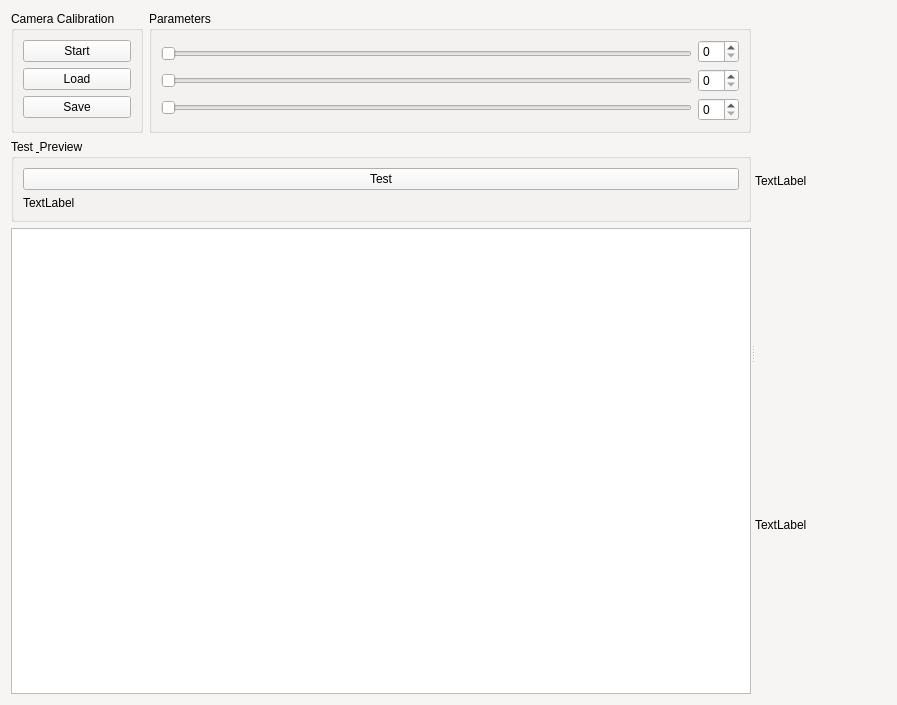
<?xml version="1.0" encoding="UTF-8"?>
<ui version="4.0">
 <class>CalibrationTab</class>
 <widget class="QWidget" name="CalibrationTab">
  <property name="geometry">
   <rect>
    <x>0</x>
    <y>0</y>
    <width>897</width>
    <height>705</height>
   </rect>
  </property>
  <property name="palette">
   <palette>
    <active>
     <colorrole role="WindowText">
      <brush brushstyle="SolidPattern">
       <color alpha="255">
        <red>0</red>
        <green>0</green>
        <blue>0</blue>
       </color>
      </brush>
     </colorrole>
     <colorrole role="Button">
      <brush brushstyle="SolidPattern">
       <color alpha="255">
        <red>246</red>
        <green>245</green>
        <blue>244</blue>
       </color>
      </brush>
     </colorrole>
     <colorrole role="Light">
      <brush brushstyle="SolidPattern">
       <color alpha="255">
        <red>255</red>
        <green>255</green>
        <blue>255</blue>
       </color>
      </brush>
     </colorrole>
     <colorrole role="Midlight">
      <brush brushstyle="SolidPattern">
       <color alpha="255">
        <red>250</red>
        <green>250</green>
        <blue>249</blue>
       </color>
      </brush>
     </colorrole>
     <colorrole role="Dark">
      <brush brushstyle="SolidPattern">
       <color alpha="255">
        <red>123</red>
        <green>122</green>
        <blue>122</blue>
       </color>
      </brush>
     </colorrole>
     <colorrole role="Mid">
      <brush brushstyle="SolidPattern">
       <color alpha="255">
        <red>164</red>
        <green>163</green>
        <blue>163</blue>
       </color>
      </brush>
     </colorrole>
     <colorrole role="Text">
      <brush brushstyle="SolidPattern">
       <color alpha="255">
        <red>0</red>
        <green>0</green>
        <blue>0</blue>
       </color>
      </brush>
     </colorrole>
     <colorrole role="BrightText">
      <brush brushstyle="SolidPattern">
       <color alpha="255">
        <red>255</red>
        <green>255</green>
        <blue>255</blue>
       </color>
      </brush>
     </colorrole>
     <colorrole role="ButtonText">
      <brush brushstyle="SolidPattern">
       <color alpha="255">
        <red>0</red>
        <green>0</green>
        <blue>0</blue>
       </color>
      </brush>
     </colorrole>
     <colorrole role="Base">
      <brush brushstyle="SolidPattern">
       <color alpha="255">
        <red>255</red>
        <green>255</green>
        <blue>255</blue>
       </color>
      </brush>
     </colorrole>
     <colorrole role="Window">
      <brush brushstyle="SolidPattern">
       <color alpha="255">
        <red>246</red>
        <green>245</green>
        <blue>244</blue>
       </color>
      </brush>
     </colorrole>
     <colorrole role="Shadow">
      <brush brushstyle="SolidPattern">
       <color alpha="255">
        <red>0</red>
        <green>0</green>
        <blue>0</blue>
       </color>
      </brush>
     </colorrole>
     <colorrole role="AlternateBase">
      <brush brushstyle="SolidPattern">
       <color alpha="255">
        <red>250</red>
        <green>250</green>
        <blue>249</blue>
       </color>
      </brush>
     </colorrole>
     <colorrole role="ToolTipBase">
      <brush brushstyle="SolidPattern">
       <color alpha="255">
        <red>255</red>
        <green>255</green>
        <blue>220</blue>
       </color>
      </brush>
     </colorrole>
     <colorrole role="ToolTipText">
      <brush brushstyle="SolidPattern">
       <color alpha="255">
        <red>0</red>
        <green>0</green>
        <blue>0</blue>
       </color>
      </brush>
     </colorrole>
     <colorrole role="PlaceholderText">
      <brush brushstyle="SolidPattern">
       <color alpha="127">
        <red>0</red>
        <green>0</green>
        <blue>0</blue>
       </color>
      </brush>
     </colorrole>
     <colorrole role="Accent">
      <brush brushstyle="SolidPattern">
       <color alpha="255">
        <red>255</red>
        <green>255</green>
        <blue>255</blue>
       </color>
      </brush>
     </colorrole>
    </active>
    <inactive>
     <colorrole role="WindowText">
      <brush brushstyle="SolidPattern">
       <color alpha="255">
        <red>0</red>
        <green>0</green>
        <blue>0</blue>
       </color>
      </brush>
     </colorrole>
     <colorrole role="Button">
      <brush brushstyle="SolidPattern">
       <color alpha="255">
        <red>246</red>
        <green>245</green>
        <blue>244</blue>
       </color>
      </brush>
     </colorrole>
     <colorrole role="Light">
      <brush brushstyle="SolidPattern">
       <color alpha="255">
        <red>255</red>
        <green>255</green>
        <blue>255</blue>
       </color>
      </brush>
     </colorrole>
     <colorrole role="Midlight">
      <brush brushstyle="SolidPattern">
       <color alpha="255">
        <red>250</red>
        <green>250</green>
        <blue>249</blue>
       </color>
      </brush>
     </colorrole>
     <colorrole role="Dark">
      <brush brushstyle="SolidPattern">
       <color alpha="255">
        <red>123</red>
        <green>122</green>
        <blue>122</blue>
       </color>
      </brush>
     </colorrole>
     <colorrole role="Mid">
      <brush brushstyle="SolidPattern">
       <color alpha="255">
        <red>164</red>
        <green>163</green>
        <blue>163</blue>
       </color>
      </brush>
     </colorrole>
     <colorrole role="Text">
      <brush brushstyle="SolidPattern">
       <color alpha="255">
        <red>0</red>
        <green>0</green>
        <blue>0</blue>
       </color>
      </brush>
     </colorrole>
     <colorrole role="BrightText">
      <brush brushstyle="SolidPattern">
       <color alpha="255">
        <red>255</red>
        <green>255</green>
        <blue>255</blue>
       </color>
      </brush>
     </colorrole>
     <colorrole role="ButtonText">
      <brush brushstyle="SolidPattern">
       <color alpha="255">
        <red>0</red>
        <green>0</green>
        <blue>0</blue>
       </color>
      </brush>
     </colorrole>
     <colorrole role="Base">
      <brush brushstyle="SolidPattern">
       <color alpha="255">
        <red>255</red>
        <green>255</green>
        <blue>255</blue>
       </color>
      </brush>
     </colorrole>
     <colorrole role="Window">
      <brush brushstyle="SolidPattern">
       <color alpha="255">
        <red>246</red>
        <green>245</green>
        <blue>244</blue>
       </color>
      </brush>
     </colorrole>
     <colorrole role="Shadow">
      <brush brushstyle="SolidPattern">
       <color alpha="255">
        <red>0</red>
        <green>0</green>
        <blue>0</blue>
       </color>
      </brush>
     </colorrole>
     <colorrole role="AlternateBase">
      <brush brushstyle="SolidPattern">
       <color alpha="255">
        <red>250</red>
        <green>250</green>
        <blue>249</blue>
       </color>
      </brush>
     </colorrole>
     <colorrole role="ToolTipBase">
      <brush brushstyle="SolidPattern">
       <color alpha="255">
        <red>255</red>
        <green>255</green>
        <blue>220</blue>
       </color>
      </brush>
     </colorrole>
     <colorrole role="ToolTipText">
      <brush brushstyle="SolidPattern">
       <color alpha="255">
        <red>0</red>
        <green>0</green>
        <blue>0</blue>
       </color>
      </brush>
     </colorrole>
     <colorrole role="PlaceholderText">
      <brush brushstyle="SolidPattern">
       <color alpha="127">
        <red>0</red>
        <green>0</green>
        <blue>0</blue>
       </color>
      </brush>
     </colorrole>
     <colorrole role="Accent">
      <brush brushstyle="SolidPattern">
       <color alpha="255">
        <red>255</red>
        <green>255</green>
        <blue>255</blue>
       </color>
      </brush>
     </colorrole>
    </inactive>
    <disabled>
     <colorrole role="WindowText">
      <brush brushstyle="SolidPattern">
       <color alpha="255">
        <red>123</red>
        <green>122</green>
        <blue>122</blue>
       </color>
      </brush>
     </colorrole>
     <colorrole role="Button">
      <brush brushstyle="SolidPattern">
       <color alpha="255">
        <red>246</red>
        <green>245</green>
        <blue>244</blue>
       </color>
      </brush>
     </colorrole>
     <colorrole role="Light">
      <brush brushstyle="SolidPattern">
       <color alpha="255">
        <red>255</red>
        <green>255</green>
        <blue>255</blue>
       </color>
      </brush>
     </colorrole>
     <colorrole role="Midlight">
      <brush brushstyle="SolidPattern">
       <color alpha="255">
        <red>250</red>
        <green>250</green>
        <blue>249</blue>
       </color>
      </brush>
     </colorrole>
     <colorrole role="Dark">
      <brush brushstyle="SolidPattern">
       <color alpha="255">
        <red>123</red>
        <green>122</green>
        <blue>122</blue>
       </color>
      </brush>
     </colorrole>
     <colorrole role="Mid">
      <brush brushstyle="SolidPattern">
       <color alpha="255">
        <red>164</red>
        <green>163</green>
        <blue>163</blue>
       </color>
      </brush>
     </colorrole>
     <colorrole role="Text">
      <brush brushstyle="SolidPattern">
       <color alpha="255">
        <red>123</red>
        <green>122</green>
        <blue>122</blue>
       </color>
      </brush>
     </colorrole>
     <colorrole role="BrightText">
      <brush brushstyle="SolidPattern">
       <color alpha="255">
        <red>255</red>
        <green>255</green>
        <blue>255</blue>
       </color>
      </brush>
     </colorrole>
     <colorrole role="ButtonText">
      <brush brushstyle="SolidPattern">
       <color alpha="255">
        <red>123</red>
        <green>122</green>
        <blue>122</blue>
       </color>
      </brush>
     </colorrole>
     <colorrole role="Base">
      <brush brushstyle="SolidPattern">
       <color alpha="255">
        <red>246</red>
        <green>245</green>
        <blue>244</blue>
       </color>
      </brush>
     </colorrole>
     <colorrole role="Window">
      <brush brushstyle="SolidPattern">
       <color alpha="255">
        <red>246</red>
        <green>245</green>
        <blue>244</blue>
       </color>
      </brush>
     </colorrole>
     <colorrole role="Shadow">
      <brush brushstyle="SolidPattern">
       <color alpha="255">
        <red>0</red>
        <green>0</green>
        <blue>0</blue>
       </color>
      </brush>
     </colorrole>
     <colorrole role="AlternateBase">
      <brush brushstyle="SolidPattern">
       <color alpha="255">
        <red>246</red>
        <green>245</green>
        <blue>244</blue>
       </color>
      </brush>
     </colorrole>
     <colorrole role="ToolTipBase">
      <brush brushstyle="SolidPattern">
       <color alpha="255">
        <red>255</red>
        <green>255</green>
        <blue>220</blue>
       </color>
      </brush>
     </colorrole>
     <colorrole role="ToolTipText">
      <brush brushstyle="SolidPattern">
       <color alpha="255">
        <red>0</red>
        <green>0</green>
        <blue>0</blue>
       </color>
      </brush>
     </colorrole>
     <colorrole role="PlaceholderText">
      <brush brushstyle="SolidPattern">
       <color alpha="127">
        <red>123</red>
        <green>122</green>
        <blue>122</blue>
       </color>
      </brush>
     </colorrole>
     <colorrole role="Accent">
      <brush brushstyle="SolidPattern">
       <color alpha="255">
        <red>255</red>
        <green>255</green>
        <blue>255</blue>
       </color>
      </brush>
     </colorrole>
    </disabled>
   </palette>
  </property>
  <property name="windowTitle">
   <string>Form</string>
  </property>
  <layout class="QVBoxLayout" name="verticalLayout_2">
   <item>
    <widget class="QSplitter" name="splitter">
     <property name="orientation">
      <enum>Qt::Orientation::Horizontal</enum>
     </property>
     <widget class="QWidget" name="widget" native="true">
      <layout class="QVBoxLayout" name="verticalLayout">
       <item>
        <layout class="QHBoxLayout" name="horizontalLayout">
         <item>
          <widget class="QGroupBox" name="groupCameraCalibration">
           <property name="title">
            <string>Camera Calibration</string>
           </property>
           <layout class="QVBoxLayout" name="verticalLayout_8">
            <item>
             <widget class="QPushButton" name="btnStartCalibration">
              <property name="text">
               <string>Start</string>
              </property>
             </widget>
            </item>
            <item>
             <widget class="QPushButton" name="btnLoadCalibration">
              <property name="text">
               <string>Load</string>
              </property>
             </widget>
            </item>
            <item>
             <widget class="QPushButton" name="btnSaveCalibration">
              <property name="text">
               <string>Save</string>
              </property>
             </widget>
            </item>
           </layout>
          </widget>
         </item>
         <item>
          <widget class="QGroupBox" name="groupParameters">
           <property name="title">
            <string>Parameters</string>
           </property>
           <layout class="QHBoxLayout" name="horizontalLayout_3">
            <item>
             <layout class="QVBoxLayout" name="verticalLayout_9">
              <item>
               <widget class="QSlider" name="sliderExposure">
                <property name="orientation">
                 <enum>Qt::Orientation::Horizontal</enum>
                </property>
               </widget>
              </item>
              <item>
               <widget class="QSlider" name="sliderBrightness">
                <property name="orientation">
                 <enum>Qt::Orientation::Horizontal</enum>
                </property>
               </widget>
              </item>
              <item>
               <widget class="QSlider" name="sliderContrast">
                <property name="orientation">
                 <enum>Qt::Orientation::Horizontal</enum>
                </property>
               </widget>
              </item>
             </layout>
            </item>
            <item>
             <layout class="QVBoxLayout" name="verticalLayout_11">
              <item>
               <widget class="QSpinBox" name="spinExposure"/>
              </item>
              <item>
               <widget class="QSpinBox" name="spinBrightness"/>
              </item>
              <item>
               <widget class="QSpinBox" name="spinContrast"/>
              </item>
             </layout>
            </item>
           </layout>
          </widget>
         </item>
        </layout>
       </item>
       <item>
        <widget class="QGroupBox" name="groupTestPreview">
         <property name="title">
          <string>Test &amp; Preview</string>
         </property>
         <layout class="QVBoxLayout" name="verticalLayout_10">
          <item>
           <widget class="QPushButton" name="btnTestCalibration">
            <property name="text">
             <string>Test</string>
            </property>
           </widget>
          </item>
          <item>
           <widget class="QLabel" name="lblPreview">
            <property name="minimumSize">
             <size>
              <width>0</width>
              <height>0</height>
             </size>
            </property>
            <property name="text">
             <string>TextLabel</string>
            </property>
           </widget>
          </item>
         </layout>
        </widget>
       </item>
       <item>
        <widget class="QTextEdit" name="calibLogTextEdit">
         <property name="readOnly">
          <bool>true</bool>
         </property>
        </widget>
       </item>
      </layout>
     </widget>
     <widget class="QWidget" name="widget_2" native="true">
      <layout class="QVBoxLayout" name="verticalLayout_3">
       <item>
        <widget class="QLabel" name="labelRMS">
         <property name="text">
          <string>TextLabel</string>
         </property>
        </widget>
       </item>
       <item>
        <widget class="QLabel" name="labelImageSize">
         <property name="text">
          <string>TextLabel</string>
         </property>
        </widget>
       </item>
      </layout>
     </widget>
    </widget>
   </item>
  </layout>
 </widget>
 <resources/>
 <connections/>
</ui>
